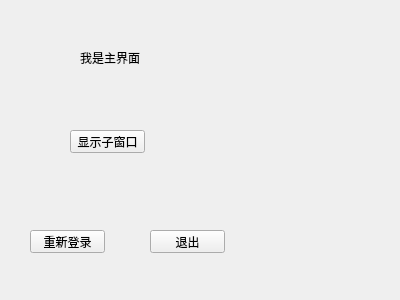
<?xml version="1.0" encoding="UTF-8"?>
<ui version="4.0">
 <class>MyWidget</class>
 <widget class="QWidget" name="MyWidget">
  <property name="geometry">
   <rect>
    <x>0</x>
    <y>0</y>
    <width>400</width>
    <height>300</height>
   </rect>
  </property>
  <property name="windowTitle">
   <string>MyWidget</string>
  </property>
  <widget class="QLabel" name="label">
   <property name="geometry">
    <rect>
     <x>80</x>
     <y>50</y>
     <width>91</width>
     <height>16</height>
    </rect>
   </property>
   <property name="text">
    <string>我是主界面</string>
   </property>
  </widget>
  <widget class="QPushButton" name="showChildButton">
   <property name="geometry">
    <rect>
     <x>70</x>
     <y>130</y>
     <width>75</width>
     <height>23</height>
    </rect>
   </property>
   <property name="text">
    <string>显示子窗口</string>
   </property>
  </widget>
  <widget class="QPushButton" name="pushButton">
   <property name="geometry">
    <rect>
     <x>30</x>
     <y>230</y>
     <width>75</width>
     <height>23</height>
    </rect>
   </property>
   <property name="text">
    <string>重新登录</string>
   </property>
  </widget>
  <widget class="QPushButton" name="pushButton_2">
   <property name="geometry">
    <rect>
     <x>150</x>
     <y>230</y>
     <width>75</width>
     <height>23</height>
    </rect>
   </property>
   <property name="text">
    <string>退出</string>
   </property>
  </widget>
 </widget>
 <layoutdefault spacing="6" margin="11"/>
 <resources/>
 <connections/>
</ui>
